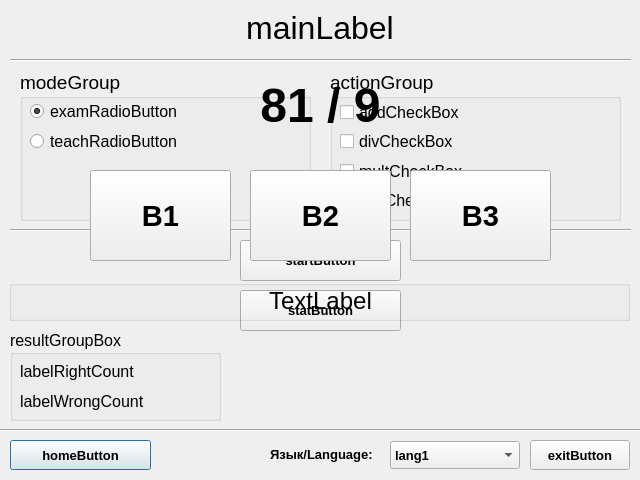
<?xml version="1.0" encoding="UTF-8"?>
<ui version="4.0">
 <class>Dialog</class>
 <widget class="QDialog" name="Dialog">
  <property name="enabled">
   <bool>true</bool>
  </property>
  <property name="geometry">
   <rect>
    <x>0</x>
    <y>0</y>
    <width>640</width>
    <height>480</height>
   </rect>
  </property>
  <property name="sizePolicy">
   <sizepolicy hsizetype="Fixed" vsizetype="Fixed">
    <horstretch>0</horstretch>
    <verstretch>0</verstretch>
   </sizepolicy>
  </property>
  <property name="minimumSize">
   <size>
    <width>640</width>
    <height>480</height>
   </size>
  </property>
  <property name="maximumSize">
   <size>
    <width>640</width>
    <height>480</height>
   </size>
  </property>
  <property name="windowTitle">
   <string>Dialog</string>
  </property>
  <widget class="QPushButton" name="homeButton">
   <property name="geometry">
    <rect>
     <x>10</x>
     <y>440</y>
     <width>141</width>
     <height>30</height>
    </rect>
   </property>
   <property name="font">
    <font>
     <pointsize>10</pointsize>
     <weight>75</weight>
     <bold>true</bold>
    </font>
   </property>
   <property name="text">
    <string>homeButton</string>
   </property>
  </widget>
  <widget class="QLabel" name="mainLabel">
   <property name="geometry">
    <rect>
     <x>130</x>
     <y>10</y>
     <width>380</width>
     <height>35</height>
    </rect>
   </property>
   <property name="font">
    <font>
     <pointsize>24</pointsize>
    </font>
   </property>
   <property name="layoutDirection">
    <enum>Qt::LeftToRight</enum>
   </property>
   <property name="autoFillBackground">
    <bool>false</bool>
   </property>
   <property name="text">
    <string>&lt;html&gt;&lt;head/&gt;&lt;body&gt;&lt;p align=&quot;center&quot;&gt;mainLabel&lt;/p&gt;&lt;/body&gt;&lt;/html&gt;</string>
   </property>
   <property name="alignment">
    <set>Qt::AlignCenter</set>
   </property>
  </widget>
  <widget class="QPushButton" name="exitButton">
   <property name="geometry">
    <rect>
     <x>530</x>
     <y>440</y>
     <width>100</width>
     <height>30</height>
    </rect>
   </property>
   <property name="font">
    <font>
     <pointsize>10</pointsize>
     <weight>75</weight>
     <bold>true</bold>
    </font>
   </property>
   <property name="text">
    <string>exitButton</string>
   </property>
  </widget>
  <widget class="QComboBox" name="comboBox">
   <property name="geometry">
    <rect>
     <x>390</x>
     <y>441</y>
     <width>130</width>
     <height>28</height>
    </rect>
   </property>
   <property name="font">
    <font>
     <pointsize>10</pointsize>
     <weight>75</weight>
     <bold>true</bold>
    </font>
   </property>
   <item>
    <property name="text">
     <string notr="true" comment="lang1">lang1</string>
    </property>
   </item>
   <item>
    <property name="text">
     <string notr="true" comment="lang2">lang2</string>
    </property>
   </item>
  </widget>
  <widget class="QLabel" name="labelLanguage">
   <property name="geometry">
    <rect>
     <x>270</x>
     <y>439</y>
     <width>131</width>
     <height>30</height>
    </rect>
   </property>
   <property name="font">
    <font>
     <pointsize>10</pointsize>
     <weight>75</weight>
     <bold>true</bold>
    </font>
   </property>
   <property name="text">
    <string>Язык/Language:</string>
   </property>
  </widget>
  <widget class="Line" name="lineLabel">
   <property name="geometry">
    <rect>
     <x>10</x>
     <y>50</y>
     <width>621</width>
     <height>20</height>
    </rect>
   </property>
   <property name="orientation">
    <enum>Qt::Horizontal</enum>
   </property>
  </widget>
  <widget class="Line" name="lineLabel_2">
   <property name="geometry">
    <rect>
     <x>10</x>
     <y>220</y>
     <width>621</width>
     <height>20</height>
    </rect>
   </property>
   <property name="orientation">
    <enum>Qt::Horizontal</enum>
   </property>
  </widget>
  <widget class="QPushButton" name="startButton">
   <property name="geometry">
    <rect>
     <x>240</x>
     <y>240</y>
     <width>161</width>
     <height>41</height>
    </rect>
   </property>
   <property name="font">
    <font>
     <pointsize>10</pointsize>
     <weight>75</weight>
     <bold>true</bold>
    </font>
   </property>
   <property name="text">
    <string>startButton</string>
   </property>
  </widget>
  <widget class="QGroupBox" name="actionGroup">
   <property name="geometry">
    <rect>
     <x>330</x>
     <y>70</y>
     <width>291</width>
     <height>151</height>
    </rect>
   </property>
   <property name="font">
    <font>
     <pointsize>14</pointsize>
    </font>
   </property>
   <property name="title">
    <string>actionGroup</string>
   </property>
   <widget class="QWidget" name="layoutWidget">
    <property name="geometry">
     <rect>
      <x>10</x>
      <y>30</y>
      <width>251</width>
      <height>112</height>
     </rect>
    </property>
    <layout class="QVBoxLayout" name="verticalLayout_3">
     <item>
      <widget class="QCheckBox" name="addCheckBox">
       <property name="font">
        <font>
         <pointsize>12</pointsize>
        </font>
       </property>
       <property name="text">
        <string>addCheckBox</string>
       </property>
      </widget>
     </item>
     <item>
      <widget class="QCheckBox" name="divCheckBox">
       <property name="font">
        <font>
         <pointsize>12</pointsize>
        </font>
       </property>
       <property name="text">
        <string>divCheckBox</string>
       </property>
      </widget>
     </item>
     <item>
      <widget class="QCheckBox" name="multCheckBox">
       <property name="font">
        <font>
         <pointsize>12</pointsize>
        </font>
       </property>
       <property name="text">
        <string>multCheckBox</string>
       </property>
      </widget>
     </item>
     <item>
      <widget class="QCheckBox" name="subCheckBox">
       <property name="font">
        <font>
         <pointsize>12</pointsize>
        </font>
       </property>
       <property name="text">
        <string>subCheckBox</string>
       </property>
      </widget>
     </item>
    </layout>
   </widget>
  </widget>
  <widget class="QGroupBox" name="modeGroup">
   <property name="geometry">
    <rect>
     <x>20</x>
     <y>70</y>
     <width>291</width>
     <height>151</height>
    </rect>
   </property>
   <property name="font">
    <font>
     <pointsize>14</pointsize>
    </font>
   </property>
   <property name="title">
    <string>modeGroup</string>
   </property>
   <widget class="QRadioButton" name="techRButton">
    <property name="geometry">
     <rect>
      <x>10</x>
      <y>60</y>
      <width>259</width>
      <height>23</height>
     </rect>
    </property>
    <property name="font">
     <font>
      <pointsize>12</pointsize>
     </font>
    </property>
    <property name="text">
     <string>teachRadioButton</string>
    </property>
   </widget>
   <widget class="QRadioButton" name="examRButton">
    <property name="geometry">
     <rect>
      <x>10</x>
      <y>30</y>
      <width>259</width>
      <height>23</height>
     </rect>
    </property>
    <property name="font">
     <font>
      <pointsize>12</pointsize>
     </font>
    </property>
    <property name="text">
     <string>examRadioButton</string>
    </property>
    <property name="checkable">
     <bool>true</bool>
    </property>
    <property name="checked">
     <bool>true</bool>
    </property>
   </widget>
  </widget>
  <widget class="QPushButton" name="statButton">
   <property name="geometry">
    <rect>
     <x>240</x>
     <y>290</y>
     <width>161</width>
     <height>41</height>
    </rect>
   </property>
   <property name="font">
    <font>
     <pointsize>10</pointsize>
     <weight>75</weight>
     <bold>true</bold>
    </font>
   </property>
   <property name="text">
    <string>statButton</string>
   </property>
  </widget>
  <widget class="Line" name="lineLabel_3">
   <property name="geometry">
    <rect>
     <x>0</x>
     <y>420</y>
     <width>641</width>
     <height>20</height>
    </rect>
   </property>
   <property name="orientation">
    <enum>Qt::Horizontal</enum>
   </property>
  </widget>
  <widget class="QLabel" name="actionLabel">
   <property name="geometry">
    <rect>
     <x>90</x>
     <y>60</y>
     <width>461</width>
     <height>91</height>
    </rect>
   </property>
   <property name="font">
    <font>
     <pointsize>36</pointsize>
     <weight>75</weight>
     <bold>true</bold>
    </font>
   </property>
   <property name="text">
    <string>81 / 9</string>
   </property>
   <property name="alignment">
    <set>Qt::AlignCenter</set>
   </property>
  </widget>
  <widget class="QPushButton" name="answerButton1">
   <property name="geometry">
    <rect>
     <x>90</x>
     <y>170</y>
     <width>141</width>
     <height>91</height>
    </rect>
   </property>
   <property name="font">
    <font>
     <pointsize>22</pointsize>
     <weight>75</weight>
     <bold>true</bold>
    </font>
   </property>
   <property name="text">
    <string>B1</string>
   </property>
  </widget>
  <widget class="QPushButton" name="answerButton2">
   <property name="geometry">
    <rect>
     <x>250</x>
     <y>170</y>
     <width>141</width>
     <height>91</height>
    </rect>
   </property>
   <property name="font">
    <font>
     <pointsize>22</pointsize>
     <weight>75</weight>
     <bold>true</bold>
    </font>
   </property>
   <property name="text">
    <string>B2</string>
   </property>
  </widget>
  <widget class="QPushButton" name="answerButton3">
   <property name="geometry">
    <rect>
     <x>410</x>
     <y>170</y>
     <width>141</width>
     <height>91</height>
    </rect>
   </property>
   <property name="font">
    <font>
     <pointsize>22</pointsize>
     <weight>75</weight>
     <bold>true</bold>
    </font>
   </property>
   <property name="text">
    <string>B3</string>
   </property>
  </widget>
  <widget class="QLabel" name="answerLabel">
   <property name="geometry">
    <rect>
     <x>30</x>
     <y>280</y>
     <width>581</width>
     <height>41</height>
    </rect>
   </property>
   <property name="font">
    <font>
     <pointsize>18</pointsize>
    </font>
   </property>
   <property name="text">
    <string>TextLabel</string>
   </property>
   <property name="alignment">
    <set>Qt::AlignCenter</set>
   </property>
  </widget>
  <widget class="QLabel" name="labelRightCount">
   <property name="geometry">
    <rect>
     <x>20</x>
     <y>360</y>
     <width>161</width>
     <height>23</height>
    </rect>
   </property>
   <property name="font">
    <font>
     <pointsize>12</pointsize>
    </font>
   </property>
   <property name="text">
    <string>labelRightCount</string>
   </property>
  </widget>
  <widget class="QLabel" name="labelWrongCount">
   <property name="geometry">
    <rect>
     <x>20</x>
     <y>390</y>
     <width>191</width>
     <height>23</height>
    </rect>
   </property>
   <property name="font">
    <font>
     <pointsize>12</pointsize>
    </font>
   </property>
   <property name="text">
    <string>labelWrongCount</string>
   </property>
  </widget>
  <widget class="QGroupBox" name="resultGroupBox">
   <property name="geometry">
    <rect>
     <x>10</x>
     <y>330</y>
     <width>211</width>
     <height>91</height>
    </rect>
   </property>
   <property name="font">
    <font>
     <pointsize>12</pointsize>
    </font>
   </property>
   <property name="title">
    <string>resultGroupBox</string>
   </property>
  </widget>
  <widget class="QGroupBox" name="messageGroupBox">
   <property name="geometry">
    <rect>
     <x>9</x>
     <y>280</y>
     <width>621</width>
     <height>41</height>
    </rect>
   </property>
   <property name="title">
    <string/>
   </property>
  </widget>
  <zorder>resultGroupBox</zorder>
  <zorder>homeButton</zorder>
  <zorder>mainLabel</zorder>
  <zorder>exitButton</zorder>
  <zorder>comboBox</zorder>
  <zorder>labelLanguage</zorder>
  <zorder>lineLabel</zorder>
  <zorder>lineLabel_2</zorder>
  <zorder>startButton</zorder>
  <zorder>actionGroup</zorder>
  <zorder>modeGroup</zorder>
  <zorder>statButton</zorder>
  <zorder>lineLabel_3</zorder>
  <zorder>actionLabel</zorder>
  <zorder>answerButton1</zorder>
  <zorder>answerButton2</zorder>
  <zorder>answerButton3</zorder>
  <zorder>answerLabel</zorder>
  <zorder>labelRightCount</zorder>
  <zorder>labelWrongCount</zorder>
  <zorder>labelWrongCount</zorder>
  <zorder>labelRightCount</zorder>
  <zorder>messageGroupBox</zorder>
 </widget>
 <resources/>
 <connections/>
</ui>
